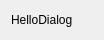
<?xml version="1.0" encoding="UTF-8"?>
<ui version="4.0">
 <class>HelloDialog</class>
 <widget class="QDialog" name="HelloDialog">
  <property name="geometry">
   <rect>
    <x>0</x>
    <y>0</y>
    <width>104</width>
    <height>40</height>
   </rect>
  </property>
  <property name="windowTitle">
   <string>HelloDialog</string>
  </property>
  <layout class="QGridLayout" name="gridLayout">
   <item row="0" column="0">
    <widget class="QLabel" name="label">
     <property name="text">
      <string>HelloDialog</string>
     </property>
    </widget>
   </item>
  </layout>
 </widget>
 <layoutdefault spacing="6" margin="11"/>
 <resources/>
 <connections/>
</ui>
